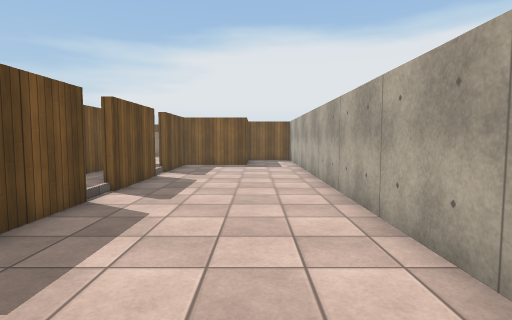
[1] (above)

24 first-person views from a walk through a Unity game level. The camera is 1.3 m above the floor, tilts 4° down and sees 80° across. Doors are open. The floor is counted in squares, 1 m on a side. Each view is taken from the middle of a square. On the plan, view 1 faces up. The plan holds only what a view shows up to about 14 squares ahead; the rest is blank. Surface patterns are stand-ins for the level's own textures.

[2]
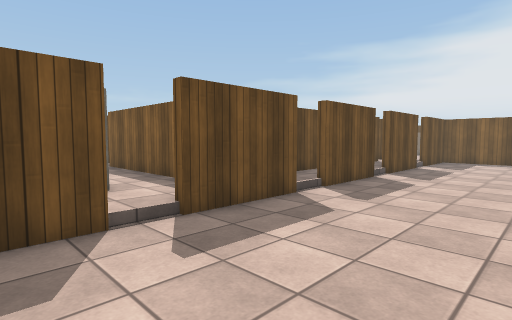

[3]
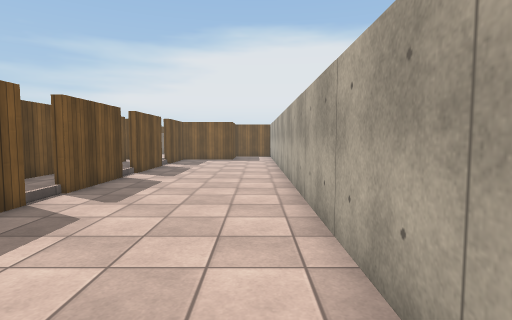

[4]
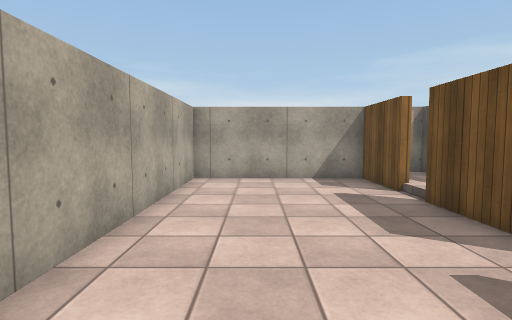

[5]
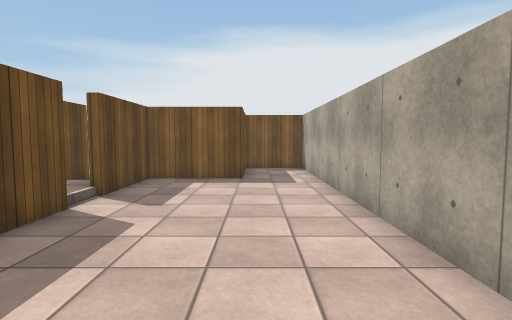

[6]
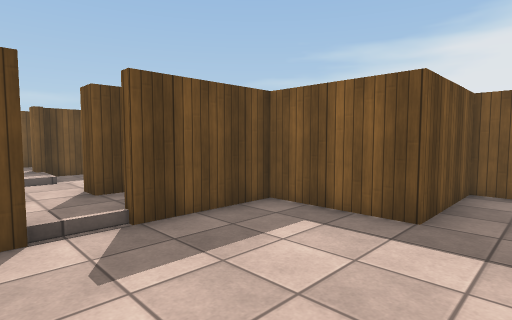

[7]
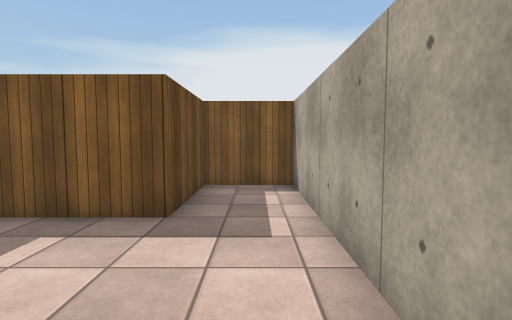

[8]
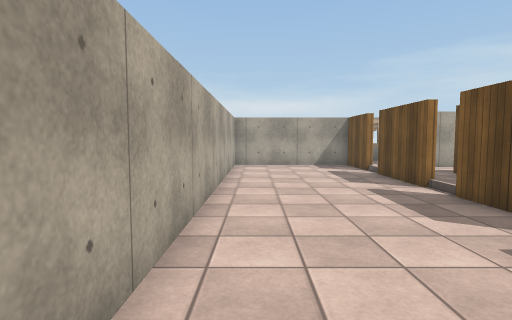

[9]
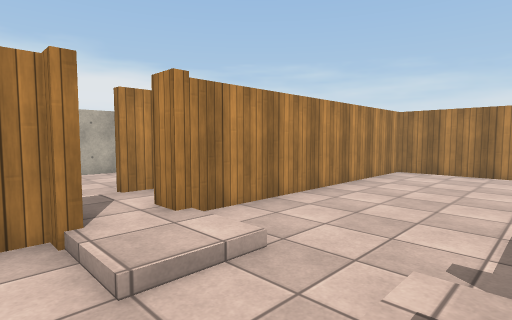

[10]
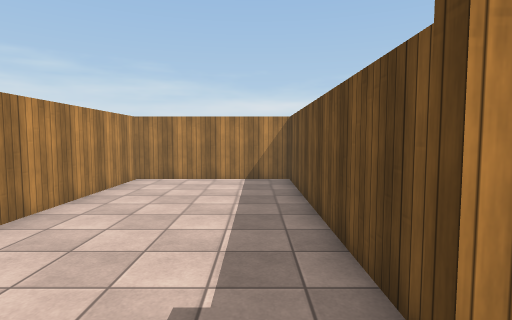

[11]
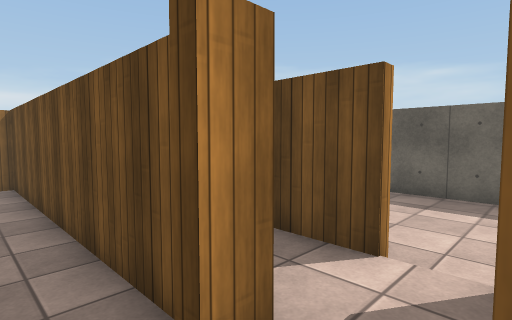

[12]
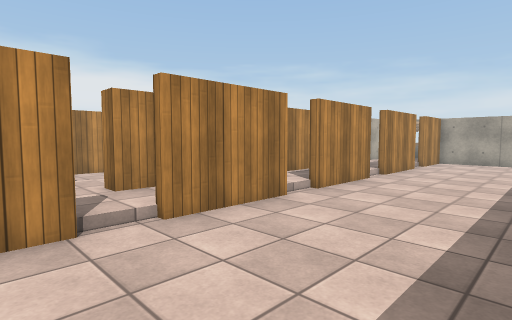

[13]
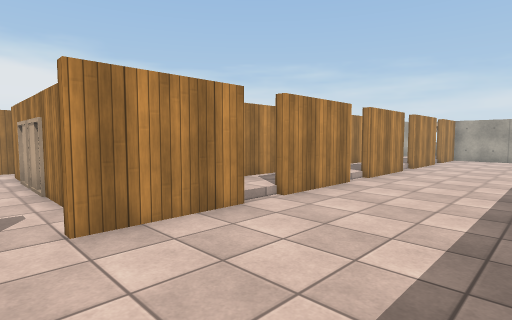

[14]
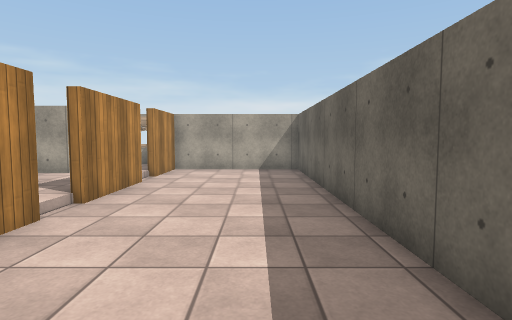

[15]
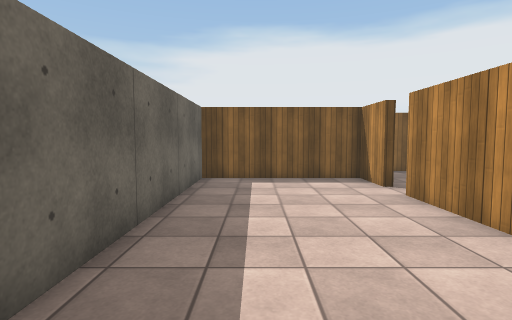

[16]
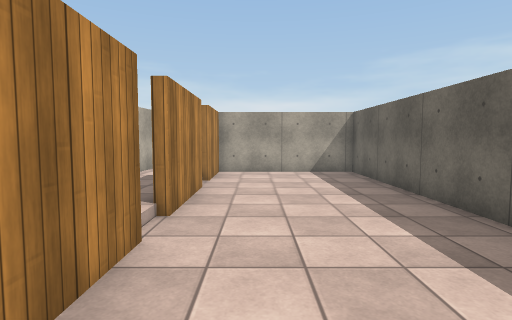

[17]
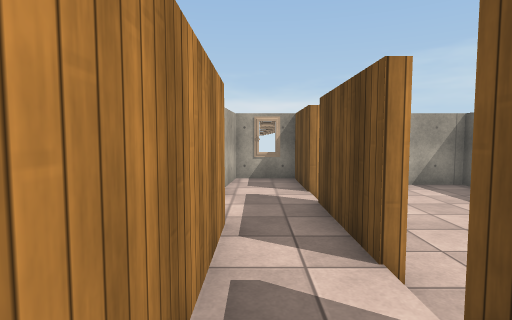

[18]
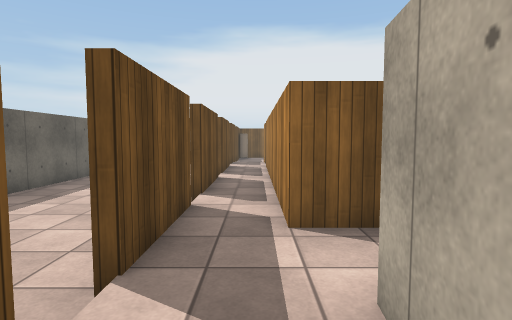

[19]
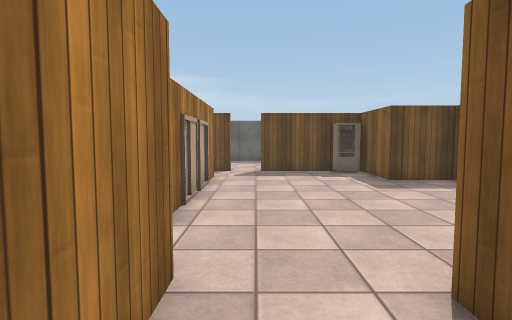

[20]
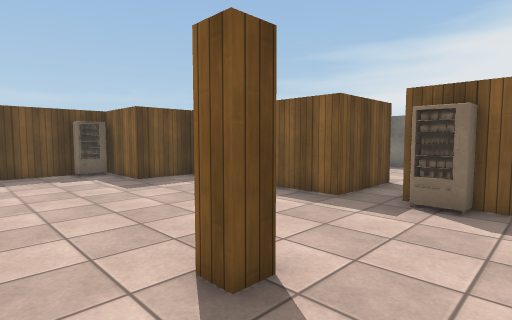

[21]
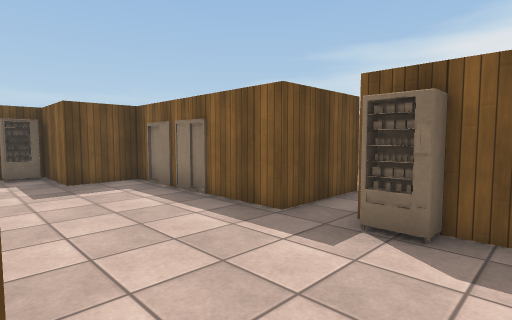

[22]
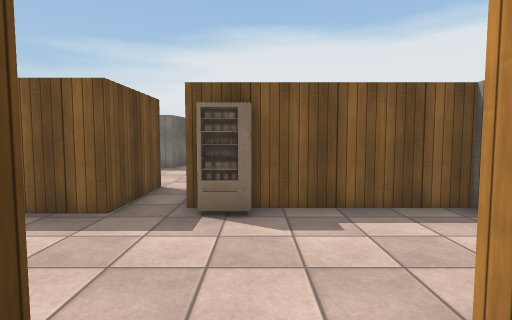

[23]
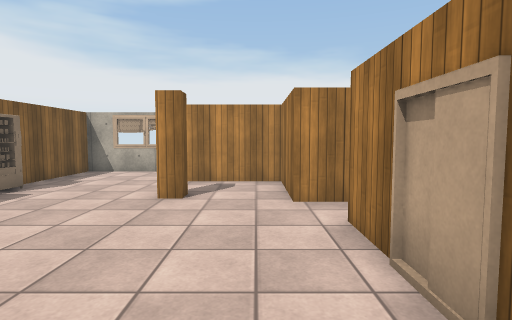

[24]
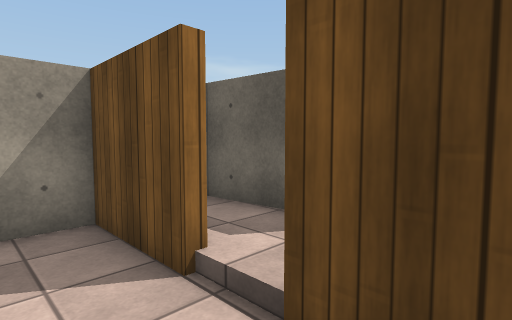

### Floor plan
Key: @ floor where view 1 was taken; # wall or solid block; . main floor; : floor 0.25 m higher than the main floor; / step, stairs or slope; D open door; = window, fence, low wall or low ledge.
Columns run from 19 left of view 1 to 2 right of it. Each row starts with its distance up from view 1.
 31             ##
 30              ..
 29              ..
 28               .
 27               ..
 26               ..
 25               #.
 24               #.
 23               #D######
 22         #######.##...#
 21         #............=
 20       ###............#
 19       #..............#
 18 #######.........#..###
 17 #.....#............#.#
 16 #.....D............#.#
 15 #.....D........#####.#
 14 #.....# ########.....#
 13 #.....# #.....##.....#
 12 #.....D:D//.//D#.....#
 11 #.....D:D:/.::DD.....#
 10 #.....#:#.....##.....#
  9 #.....#:#.....##.....#
  8 #.....#:#.....##.....#
  7 #.....D:#.....#D.....#
  6 #.....#:#.....##.....#
  5 #.....#:#.....##.....#
  4 #.....#:#.....##.....#
  3 #.....D:#.....#D.....#
  2 #.....D:#.....#D.....#
  1 #.....#:#.....##.....#
  0 #.....#:########...@.#
 -1 #.....#::  ::::#.....#
 -2 #.....D:##  ##:D.....#
 -3 #.....#:#    #:#.....#
 -4 #.....#:#    #:#.....#
 -5 #########    #########

Where each view was taken, in squares from view 1:
view 1: 0 up, 0 right, facing up
view 2: 4 down, 1 right, facing up-left
view 3: 4 down, 1 right, facing up
view 4: 5 up, 0 right, facing down
view 5: 5 up, 0 right, facing up
view 6: 10 up, 1 right, facing up-left
view 7: 10 up, 1 right, facing up
view 8: 10 up, 1 right, facing down
view 9: 13 up, 10 left, facing down-right
view 10: 12 up, 10 left, facing down
view 11: 12 up, 10 left, facing down-left
view 12: 13 up, 18 left, facing down-right
view 13: 16 up, 18 left, facing down-right
view 14: 8 up, 17 left, facing down
view 15: 8 up, 17 left, facing up
view 16: 7 up, 15 left, facing down
view 17: 5 up, 12 left, facing down
view 18: 4 down, 12 left, facing up
view 19: 16 up, 1 left, facing left
view 20: 16 up, 1 left, facing up-left
view 21: 18 up, 1 left, facing up-left
view 22: 17 up, 2 left, facing up
view 23: 16 up, 10 left, facing right
view 24: 0 up, 2 left, facing down-left
